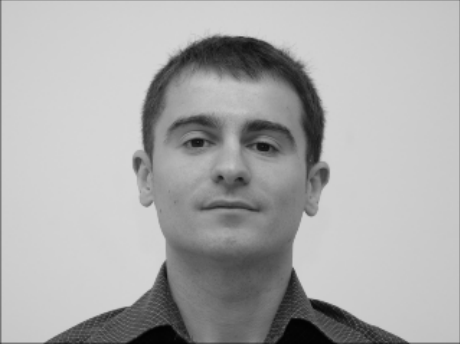
#> input picture thuc tap/3.png, 460 x 345 px, found by its file name
$ python 81.py
#> lines starting #> are read from the running program, lines starting #| are printed output that depends on the picture
import cv2
from matplotlib import pyplot as plt
import numpy as np
from skimage.feature import local_binary_pattern # # pip install scikit-image

KERNEL_WIDTH = 7
KERNEL_HEIGHT = 7
SIGMA_X = 3
SIGMA_Y = 3

def main():
    img = cv2.imread('E:/python/nhandienkhuonmat/thuc tap/3.png', cv2.IMREAD_GRAYSCALE)
#> img is the input picture: shape (345, 460); min 2, max 255, mean 172.4

    # LBP
    out = local_binary_pattern(image=img, P=8, R=1, method='default')
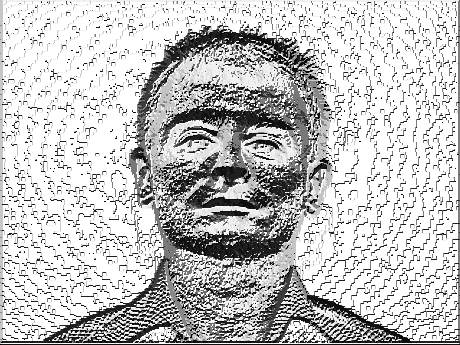
#> out: shape (345, 460) float64; min 0, max 255, mean 194.5
    cv2.imwrite('lbp.jpg', out)


    # Gaussian blur + LBP
    blur_img = cv2.GaussianBlur(img, ksize=(KERNEL_WIDTH, KERNEL_HEIGHT), sigmaX=SIGMA_X, sigmaY=SIGMA_Y)
    blur_out = local_binary_pattern(image=img, P=8, R=2, method='default')
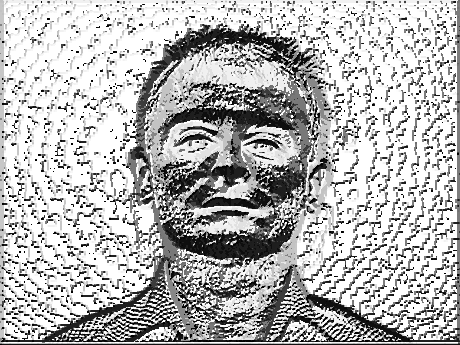
#> blur_out: shape (345, 460) float64; min 0, max 255, mean 182.2
    cv2.imwrite('E:/python/nhandienkhuonmat/thuc tap/blur.png', blur_img)
    cv2.imwrite('E:/python/nhandienkhuonmat/thuc tap/blur-lbp.png', blur_out)
    plt.imshow(blur_out,cmap ="gray")
    plt.show()
if __name__ == "__main__":
    main()

$ run again, with thuc tap/1.png copied over thuc tap/3.png
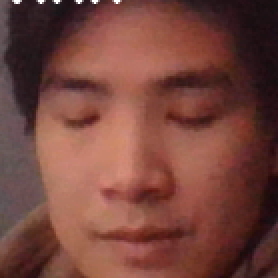
#> input picture thuc tap/1.png, 139 x 139 px, found by its file name (shown 2 times larger)
#> in main, `img = cv2.imread('E:/python/nhandienkhuonmat/thuc tap/3.png', cv2.IMRE..`:
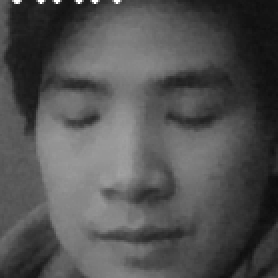
#> img: shape (139, 139) (shown 2 times larger); min 12, max 255, mean 82.1
#> in main, `blur_out = local_binary_pattern(image=img, P=8, R=2, method='default')`:
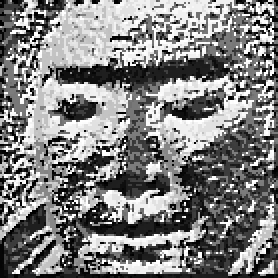
#> blur_out: shape (139, 139) float64 (shown 2 times larger); min 0, max 255, mean 128.4

$ run again, with thuc tap/2.png copied over thuc tap/3.png
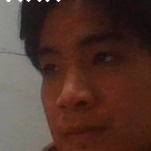
#> input picture thuc tap/2.png, 151 x 151 px, found by its file name
#> in main, `img = cv2.imread('E:/python/nhandienkhuonmat/thuc tap/3.png', cv2.IMRE..`:
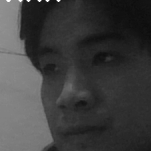
#> img: shape (151, 151); min 12, max 255, mean 62
#> in main, `blur_out = local_binary_pattern(image=img, P=8, R=2, method='default')`:
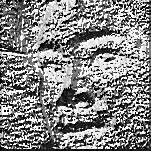
#> blur_out: shape (151, 151) float64; min 0, max 255, mean 132.7
